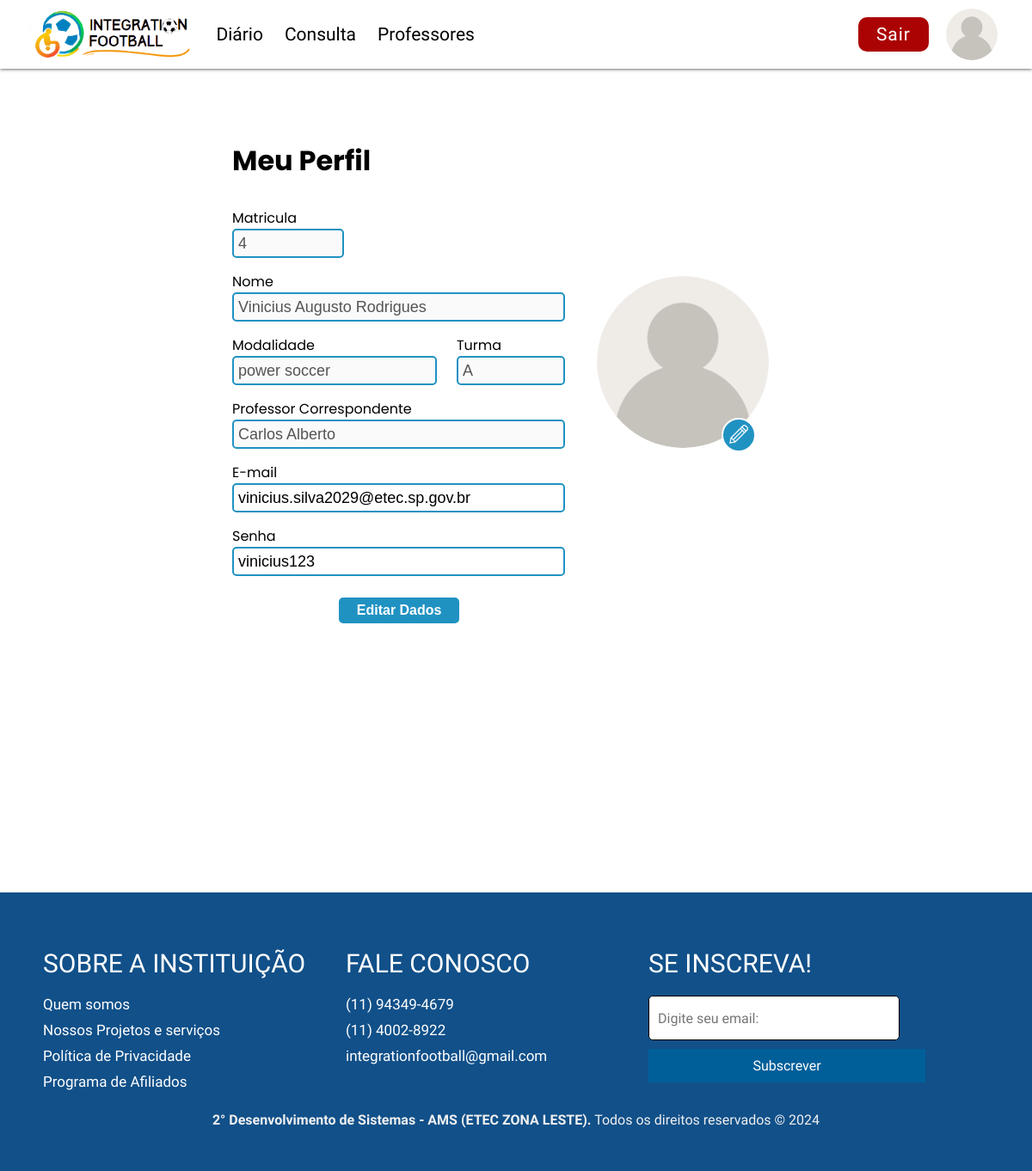
Before: /perfilAluno.php with the older database file.
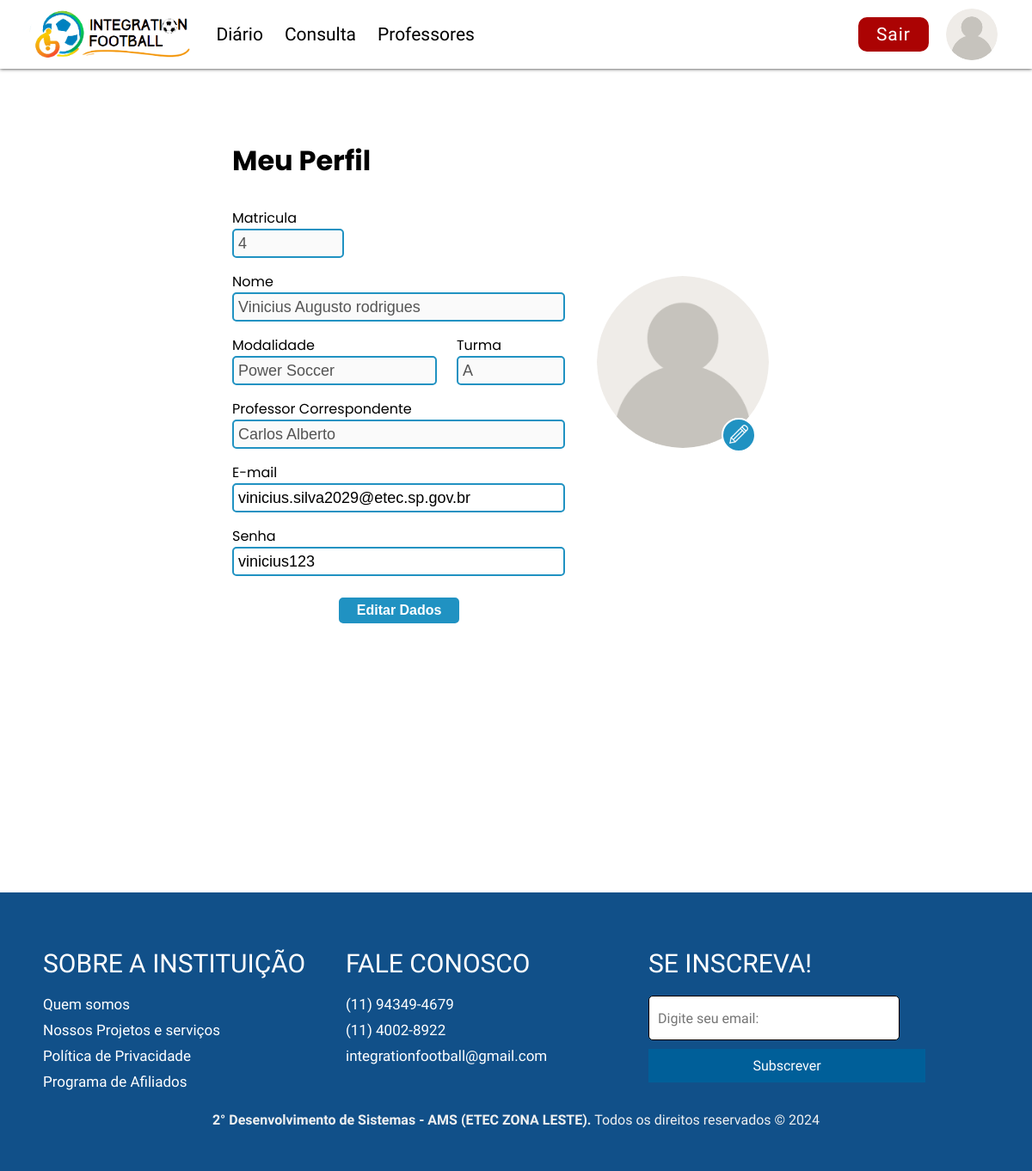
After: the same page with the newer database file.
### tables this page shows
CREATE TABLE `alunos` (
  `id_aluno` int(10) UNSIGNED NOT NULL,
  `data_nasc` date NOT NULL,
  `cpf_aluno` int(11) NOT NULL,
  `telefone_aluno` int(11) NOT NULL,
  `nome_aluno` varchar(255) NOT NULL,
  `email_aluno` varchar(255) NOT NULL,
  `senha` varchar(255) NOT NULL,
  `id_turma` int(10) UNSIGNED DEFAULT NULL
);

CREATE TABLE `modalidade` (
  `id` int(11) NOT NULL,
  `nome_modalidade` varchar(200) NOT NULL,
  `descricao` varchar(155) NOT NULL
);

### controller/conexao.php (called while the page is built, shortened)
<?php
class Conexao {
    private $host = "localhost";
    private $usuario = "root";
    private $senha = "";
    private $banco = "integrationfootball";
    private $conexao;
    public function __construct() {
        $this->conexao = new mysqli($this->host, $this->usuario, $this->senha, $this->banco);
    }
    public function getConexao() {
        return $this->conexao;
    }
}
?>

### controller/alunocontroller.php (called while the page is built, shortened)
<?php
require_once $_SERVER['DOCUMENT_ROOT'].'/Integration-Football/Integration-Football/model/alunoModel.php';
class AlunoController {
    private $aluno;
    public function __construct() {
        $this->aluno = new Aluno();
        if(isset($_POST['crud'])){
            if($_POST['crud']=="INSERT"){
                $this->inserir();
            }elseif($_POST['crud']=="UPDATE"){
                 $this->atualizar();
            }elseif($_POST['crud']=="DELETE"){
                $this->deletar();
            }
            header("Location:" . "../principal.php");
        }else{
            $this->listar();
        }
    }
    public function listar(){
        return $this->aluno->listar();
    }
    public function buscarPorId($id){
        return $this->aluno->buscarPorId($id);
    }
}
?>

### model/alunoModel.php (called while the page is built, shortened)
<?php
require_once $_SERVER['DOCUMENT_ROOT'] . "/Integration-Football/Integration-Football/controller/conexao.php";
class Aluno {
    private $conexao;
    public function __construct() {
            $this->conexao = new Conexao();
}
    public function buscarPorId($id){
        $sql = "SELECT * FROM alunos WHERE id_aluno = ?";
        $stmt = $this->conexao->getConexao()->prepare($sql);
        $stmt->bind_param('i', $id);
        $stmt->execute();
        $result = $stmt->get_result();
        $aluno = $result->fetch_assoc();
        return $aluno;
    }
    public function listar(){
        $sql = "SELECT * FROM alunos";
        $stmt = $this->conexao->getConexao()->prepare($sql);
        $stmt->execute();
        $result = $stmt->get_result();
        $alunos = [];
        while($aluno = $result->fetch_assoc()){
            $alunos[] = $aluno;
        }
        return $alunos;
    }
}
?>

### controller/modalidadecontroller.php (called while the page is built, shortened)
<?php
require_once $_SERVER['DOCUMENT_ROOT'] . '/Integration-Football/Integration-Football/model/modalidadeModel.php';
class ModalidadeController
{
    private $modalidade;
    public function __construct()
    {
        $this->modalidade = new Modalidade();
        if (isset($_POST['crud'])) {
            if ($_POST['crud'] == "INSERT") {
                $this->inserir();
            } elseif ($_POST['crud'] == "UPDATE") {
                $this->atualizar();
            } elseif ($_POST['crud'] == "DELETE") {
                $this->deletar();
            }
            header("Location:" . "../principal.php");
            exit;
        } else {
            $this->listar();
        }
    }
    public function listar()
    {
        $modalidades = $this->modalidade->listar();
        return $modalidades;
    }
}
?>

### model/modalidadeModel.php (called while the page is built, shortened)
<?php
require_once $_SERVER['DOCUMENT_ROOT'] . "/Integration-Football/Integration-Football/controller/conexao.php";
class Modalidade {
    private $conexao;
    public function __construct() {
        $this->conexao = new Conexao();
    }
    public function listar() {
        $sql = "SELECT * FROM modalidade";
        $stmt = $this->conexao->getConexao()->prepare($sql);
        $stmt->execute();
        $result = $stmt->get_result();
        $modalidades = [];
        while ($modalidade = $result->fetch_assoc()) {
            $modalidades[] = $modalidade;
        }
        return $modalidades;
    }
}
?>

### controller/turmacontroller.php (called while the page is built, shortened)
<?php
require_once $_SERVER['DOCUMENT_ROOT'] . '/Integration-Football/Integration-Football/model/turmaModel.php';
class TurmaController
{
    private $turma;
    public function __construct()
    {
        $this->turma = new Turma();
        if (isset($_POST['crud'])) {
            if ($_POST['crud'] == "INSERT") {
                $this->inserir();
            } elseif ($_POST['crud'] == "UPDATE") {
                $this->atualizar();
            } elseif ($_POST['crud'] == "DELETE") {
                $this->deletar();
            }
            header("Location:" . "../principal.php");
        } else {
            $this->listar();
        }
    }
    public function listar()
    {
        return $this->turma->listar();
    }
    public function buscarPorId($id)
    {
        return $this->turma->buscarPorId($id);
    }
}

### model/turmaModel.php (called while the page is built, shortened)
<?php
require_once $_SERVER['DOCUMENT_ROOT'] . "/Integration-Football/Integration-Football/controller/conexao.php";
class Turma
{
    private $conexao;
    public function __construct()
    {
        $this->conexao = new Conexao();
    }
    public function buscarPorId($id)
    {
        $sql = "SELECT * FROM turma WHERE id_turma = ?";
        $stmt = $this->conexao->getConexao()->prepare($sql);
        $stmt->bind_param('i', $id);
        $stmt->execute();
        $result = $stmt->get_result();
        $turma = $result->fetch_assoc();
        return $turma;
    }
    public function listar()
    {
        $sql = "SELECT * FROM turma";
        $stmt = $this->conexao->getConexao()->prepare($sql);
        $stmt->execute();
        $result = $stmt->get_result();
        $turmas = [];
        while ($turma = $result->fetch_assoc()) {
            $turmas[] = $turma;
        }
        return $turmas;
    }
}

### controller/professorcontroller.php (called while the page is built, shortened)
<?php
require_once $_SERVER['DOCUMENT_ROOT'] . '/Integration-Football/Integration-Football/model/professorModel.php';
class ProfessorController
{
    private $professor;
    public function __construct()
    {
        $this->professor = new Professor();
        if (isset($_POST['crud'])) {
            if ($_POST['crud'] == "INSERT") {
                $this->inserir();
            } elseif ($_POST['crud'] == "UPDATE") {
                $this->atualizar();
            } elseif ($_POST['crud'] == "DELETE") {
                $this->deletar();
            }
            header("Location:" . "../principal.php");
        } else {
            $this->listar();
        }
    }
    public function listar()
    {
        return $this->professor->listar();
    }
}

### model/professorModel.php (called while the page is built, shortened)
<?php
require_once $_SERVER['DOCUMENT_ROOT'] . "/Integration-Football/Integration-Football/controller/conexao.php";
class Professor
{
    private $conexao;
    public function __construct()
    {
        $this->conexao = new Conexao();
    }
    public function listar()
    {
        $sql = "SELECT * FROM professores";
        $stmt = $this->conexao->getConexao()->prepare($sql);
        $stmt->execute();
        $result = $stmt->get_result();
        $professores = [];
        while ($professor = $result->fetch_assoc()) {
            $professores[] = $professor;
        }
        return $professores;
    }
}

### perfilAluno.php (the view, shortened to what the changed rows need)
<?php
require_once $_SERVER['DOCUMENT_ROOT'].'/Integration-Football/Integration-Football/controller/alunocontroller.php';
require_once $_SERVER['DOCUMENT_ROOT'].'/Integration-Football/Integration-Football/controller/professorcontroller.php';
require_once $_SERVER['DOCUMENT_ROOT'].'/Integration-Football/Integration-Football/controller/turmacontroller.php';
require_once $_SERVER['DOCUMENT_ROOT'].'/Integration-Football/Integration-Football/controller/modalidadecontroller.php';
  include_once('./templetes/headerAluno.php');
  $id = 4;
  $alunocontroller = new alunocontroller();
  $aluno = $alunocontroller->buscarPorId($id);
  $turmacontroller = new TurmaController();
  $turma = $turmacontroller->buscarPorId($aluno['id_turma']);
  $professorcontroller = new ProfessorController();
  $professor = $professorcontroller->buscarPorId($turma['id_professor']);
  $modalidadecontroller = new ModalidadeController();
  $modalidade = $modalidadecontroller->buscarPorId($turma['id_modalidade']);
?>
<div class="container">
  <div id="perfil">
    <form id="form" action="">
        <h1 id="titulo">Meu Perfil</h1>
        <div id="informacoes">
            <div id="bloco1">
                <label for="input-matricula">Matricula</label>
                <input id="input-matricula" type="text" name="matricula" value="<?= $aluno['id_aluno'] ?>" disabled>
                <label for="input-nome">Nome</label>
                <input id="input-nome" type="text" name="nome" value="<?= $aluno['nome_aluno'] ?>" disabled>
                <div id="modalidade-turma">
                    <div id="modalidade">
                        <label for="input-modalidade">Modalidade</label>
                        <input id="input-modalidade" type="text" disabled  value="<?= $modalidade['nome_modalidade'] ?>">
                    </div>
                    <div id="turma">
                    </div>
                </div>
                <label for="input-professor">Professor Correspondente</label>
                <input id="input-professor"  type="text" value="<?= $professor['nome_professor'] ?>"  disabled>
                <label for="input-email">E-mail</label>
                <input id="input-email" type="text" value="<?= $aluno['email_aluno'] ?>">
                <label for="input-senha">Senha</label>
                <input id="input-senha" type="text" value="<?= $aluno['senha'] ?>">
                <button id="btn-enviar" type="submit">Editar Dados</button>
            </div>
        </div>
    </form>
  </div>
<br><br><br><br><br>
</div>

Changed rows visible on the page:
changed alunos "vinicius.silva2029@etec.sp.gov.br": nome "Vinicius Augusto Rodrigues" → "Vinicius Augusto rodrigues"
changed modalidade: nome_modalidade "power soccer" → "Power Soccer"
